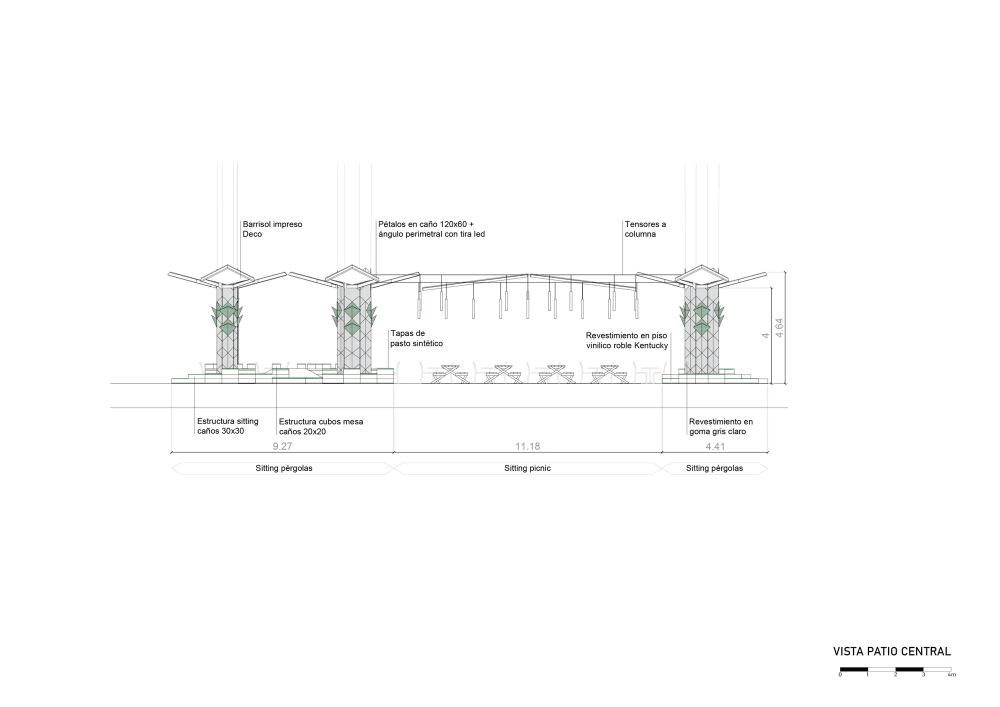
#> input picture assets/gallery/abasto-patio-comidas/15.webp, 2000 x 1413 px, found by its file name (shown at 1/2 size); its folder holds only this picture in this run
$ python galeria_repetidas.py ../assets/gallery/abasto-patio-comidas/15.webp
#> lines starting #> are read from the running program, lines starting #| are printed output that depends on the picture
# -*- coding: utf-8 -*-
"""Encuentra las fotos repetidas de cada galeria y deja la lista en un JSON.

El cliente marco doce obras con "foto repetida". Revisadas las 61 aparecieron
dos causas distintas:

  1. La portada vuelve a aparecer dentro de la galeria. Pasa en 45 de 56 obras
     con portada, y explica once de las doce que marco: la ficha abre con la
     portada a lo ancho y la misma imagen reaparece mas abajo en la grilla.
     "Esta foto esta repetida, al principio y al final", dijo de IOL.

  2. La misma foto cargada dos veces dentro de la galeria, con distinto peso.

  3. Un plano que esta en assets/planos/ y ademas suelto en la galeria, con lo
     cual la ficha lo muestra dos veces: en la grilla y en el bloque de planos.

Las dos se le escapaban al deduplicador de panel_galerias.py, que compara por
SHA1: son la misma imagen guardada dos veces, asi que los bytes no coinciden.
Aca se comparan las imagenes, no los archivos.

Corre en la maquina del desarrollador, no en el build: necesita Pillow para
abrir los .webp, y el build de Vercel no lo tiene. Por eso el resultado viaja
como dato -docs/galeria_repetidas.json- y panel_galerias.py solo lo lee.

    python docs/galeria_repetidas.py             # reescribe el JSON
    python docs/galeria_repetidas.py --verificar # no escribe, solo informa
"""
import io
import json
import os
import re
import sys

from PIL import Image

RAIZ = os.path.dirname(os.path.dirname(os.path.abspath(__file__)))
GALERIAS = os.path.join(RAIZ, 'assets', 'gallery')
PORTADAS = os.path.join(RAIZ, 'assets', 'covers')
SALIDA = os.path.join(RAIZ, 'docs', 'galeria_repetidas.json')

# Dos imagenes distintas de una misma obra comparten encuadre, luz y paleta, y
# rondan 0.6-0.9. Recien arriba de 0.99 es la misma toma reguardada.
UMBRAL = 0.99
# Contra un plano el listón baja: es el mismo dibujo reguardado en otra medida
# y da 0.977, pero dos planos distintos de una misma obra -planta y corte- no
# pasan de 0.32, asi que no hay riesgo de confundirlos.
UMBRAL_PLANO = 0.95
LADO = 16


def firma(ruta):
    """Version chica y normalizada de la imagen, para comparar contenido."""
    try:
        imagen = Image.open(ruta).convert('L').resize((LADO, LADO), Image.LANCZOS)
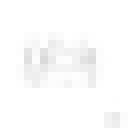
#> imagen: PIL image 16x16 L (shown 8 times larger); min 218, max 255, mean 251.8
    except Exception:
        return None
    puntos = list(imagen.getdata())
#> puntos = 256 values, max 255 at index 0, min 218 at index 117, mean 251.8
    media = sum(puntos) / len(puntos)
#> media = 251.8
    desvio = (sum((v - media) ** 2 for v in puntos) / len(puntos)) ** 0.5 or 1.0
#> desvio = 6.86
    return [(v - media) / desvio for v in puntos]


def parecido(a, b):
    return sum(x * y for x, y in zip(a, b)) / len(a)


def orden_natural(nombre):
    m = re.match(r'^(\d+)', nombre)
    return (0, int(m.group(1))) if m else (1, nombre)


def repetidas_de(slug):
    """Nombres de archivo que repiten la portada o una foto anterior."""
    carpeta = os.path.join(GALERIAS, slug)
    if not os.path.isdir(carpeta):
        return []

    nombres = sorted((n for n in os.listdir(carpeta) if n.endswith('.webp')),
                     key=orden_natural)

    # Entran primero la portada y los planos: son los que la ficha muestra
    # aparte, asi que si una foto de la galeria repite alguno, la que sobra es
    # la de la galeria. Los planos duplicados adentro de la galeria hacian que
    # el mismo plano saliera dos veces en la misma pagina.
    vistas = []
    portada = os.path.join(PORTADAS, slug + '.webp')
    if os.path.isfile(portada):
        f = firma(portada)
        if f:
            vistas.append((f, UMBRAL))
    planos = os.path.join(RAIZ, 'assets', 'planos', slug)
    if os.path.isdir(planos):
        for nombre in sorted(os.listdir(planos)):
            if not nombre.endswith('.webp'):
                continue
            f = firma(os.path.join(planos, nombre))
            if f:
                vistas.append((f, UMBRAL_PLANO))

    sobran = []
    for nombre in nombres:
        actual = firma(os.path.join(carpeta, nombre))
        if actual is None:
            continue
        if any(parecido(actual, vista) > tope for vista, tope in vistas):
            sobran.append(nombre)
        else:
            vistas.append((actual, UMBRAL))
    return sobran


def main(verificar):
    mapa = {}
    for slug in sorted(os.listdir(GALERIAS)):
        if not os.path.isdir(os.path.join(GALERIAS, slug)):
            continue
        sobran = repetidas_de(slug)
#> sobran = ['15.webp']
        if sobran:
            mapa[slug] = sobran
#> pass 2 of the loop in main, `for slug in sorted(os.listdir(GALERIAS)):`:
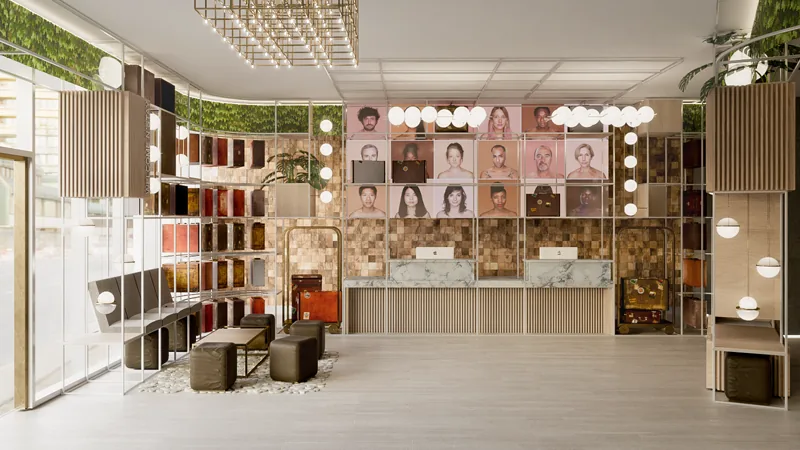
#> input picture assets/gallery/accor-hotels/2.webp, 800 x 450 px, found by its file name
#> in firma (call 3), `imagen = Image.open(ruta).convert('L').resize((LADO, LADO), Image.LANC..`:
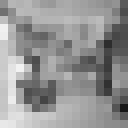
#> imagen: PIL image 16x16 L (shown 8 times larger); min 24, max 242, mean 147.8
#> puntos = 256 values, max 242 at index 130, min 24 at index 223, mean 147.8
#> media = 147.8
#> desvio = 42.02
#> in main, `sobran = repetidas_de(slug)`: sobran = ['2.webp']
#> pass 3 of the loop in main, `for slug in sorted(os.listdir(GALERIAS)):`:
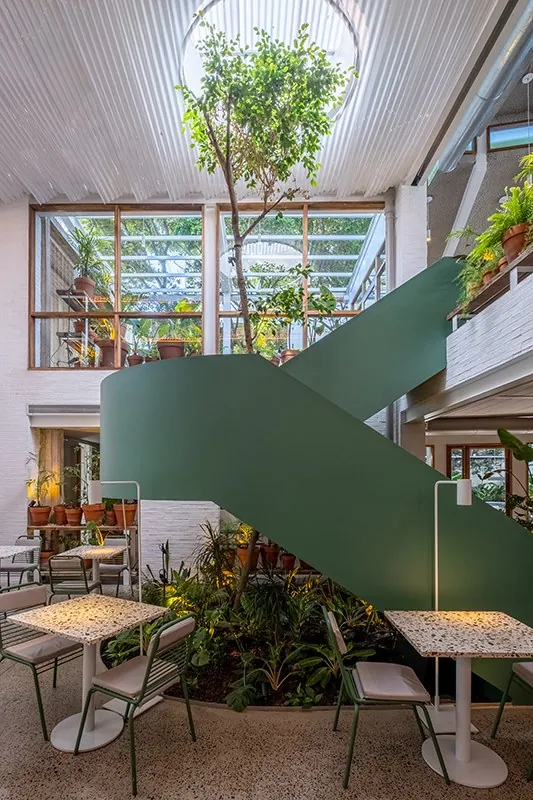
#> input picture assets/gallery/aire-libre/18.webp, 533 x 800 px, found by its file name
#> in firma (call 5), `imagen = Image.open(ruta).convert('L').resize((LADO, LADO), Image.LANC..`:
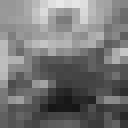
#> imagen: PIL image 16x16 L (shown 8 times larger); min 22, max 232, mean 117.3
#> puntos = 256 values, max 232 at index 7, min 22 at index 214, mean 117.3
#> media = 117.3
#> desvio = 48.21
#> in main, `sobran = repetidas_de(slug)`: sobran = ['18.webp']

    total = sum(len(v) for v in mapa.values())
#> total = 3
    print('obras con fotos repetidas: %d' % len(mapa))
#| obras con fotos repetidas: 3
    print('fotos que se dejan de mostrar: %d' % total)
#| fotos que se dejan de mostrar: 3
    for slug, sobran in sorted(mapa.items()):
        print('  %-24s %s' % (slug, ', '.join(sobran)))
#> this loop made 3 passes
#|   abasto-patio-comidas     15.webp
#|   accor-hotels             2.webp
#|   aire-libre               18.webp

    if verificar:
        anterior = {}
        if os.path.isfile(SALIDA):
            anterior = json.load(io.open(SALIDA, encoding='utf-8'))
        print('\n(--verificar: no se escribio nada)')
        return 0 if anterior == mapa else 1

    io.open(SALIDA, 'w', encoding='utf-8', newline='\n').write(
        json.dumps(mapa, ensure_ascii=False, indent=1, sort_keys=True) + '\n')
    print('\nescrito %s' % os.path.relpath(SALIDA, RAIZ))
    return 0


if __name__ == '__main__':
    sys.exit(main('--verificar' in sys.argv))
#> (the program exits here)
